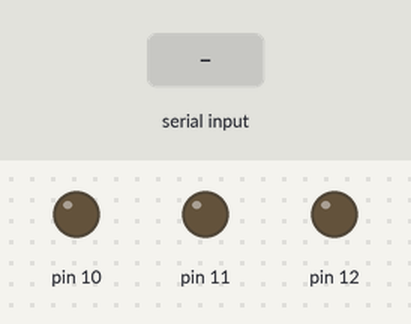
This sketch was run on a simulated Arduino Uno, built with avr-gcc and run on an emulated ATmega328P. On the bench: output pins drawn as LEDs (lit = HIGH). Inputs (shaded band) come from the test bench.

Above: at 1.2 s.
1.3 s: "<10>" received over Serial
At 1.9 s:
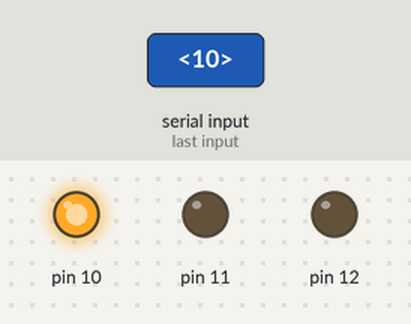
2.8 s: "<12>" received over Serial
At 4.0 s:
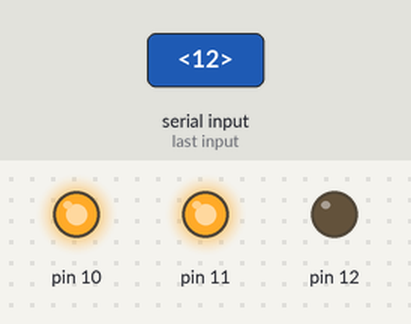
4.3 s: "<11>" received over Serial
At 5.4 s:
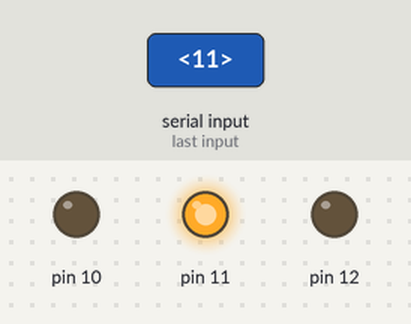
5.8 s: "<14>" received over Serial
At 6.5 s:
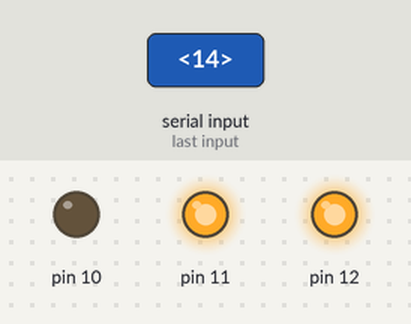
7.3 s: "<13>" received over Serial
At 7.7 s:
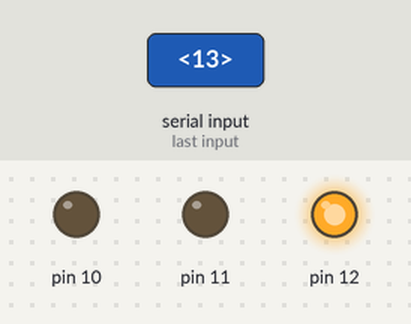
8.8 s: "<10>" received over Serial
At 10.0 s:
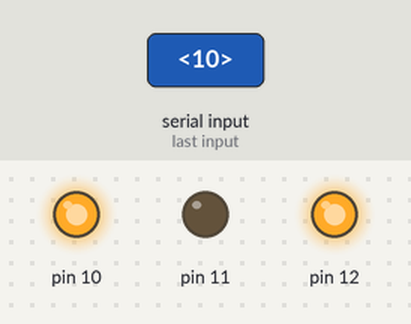
Timing chart, 0 to 11.3 s (numbered marks = the images above; inputs shaded):
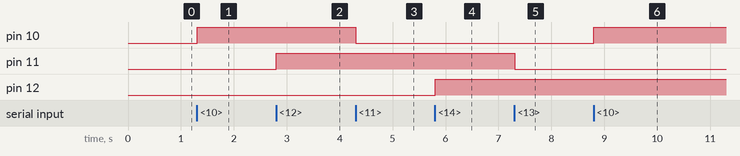

Measured:
- after the input at 1.3 s, pin 10: LOW → HIGH at once
- after the input at 2.8 s, pin 11: LOW → HIGH at once
- after the input at 4.3 s, pin 10: HIGH → LOW at once
- after the input at 5.8 s, pin 12: LOW → HIGH at once
- after the input at 7.3 s, pin 11: HIGH → LOW at once
- after the input at 8.8 s, pin 10: LOW → HIGH at once

The sketch:

X.ino
```cpp
//X-Control v1.0
//Arduino Code
//Developed by Aravind.V.S
//www.aravindvs.com
//Do whatever you want to!

float tempC,t1,t2;
int tempPin = 0;
int threshold=0,inbyte,x=0;
const char startOfNumberDelimiter = '<';
const char endOfNumberDelimiter   = '>';
void setup()
{
Serial.begin(9600); //opens serial port, sets data rate to 9600 bps
pinMode(10,OUTPUT);
pinMode(11,OUTPUT);
pinMode(12,OUTPUT);
}

void loop()
{
if (Serial.available ())
{
processInput ();
}
delay(1);
}


void processNumber (const long n)
  {
threshold=n;

if(n==10)
 {
 digitalWrite(13,HIGH);
 digitalWrite(10,HIGH);
 }
if(n==11)
{
 digitalWrite(10,LOW);
 digitalWrite(13,LOW);
}

if(n==12)
 {
 digitalWrite(11,HIGH);
 }
if(n==13)
{
 digitalWrite(11,LOW);
}
if(n==14)
 {
 digitalWrite(12,HIGH);
 }
if(n==15)
{
 digitalWrite(12,LOW);
}


if(n==20)
 getTemp();
}

void getTemp()
{
t1 = analogRead(tempPin); //read the value from the sensor
t2 = analogRead(tempPin);
tempC=t1;
tempC = (5.0 * tempC * 100.0)/1023.0; //convert the analog data to temperature
tempC=floor(tempC);
if(x!=tempC)
{
Serial.print("A");
Serial.print(tempC); //send the data to the computer
Serial.print("B");
x=tempC;
}
}

void processInput ()
  {
  static long receivedNumber = 0;
  static boolean negative = false;

  byte c = Serial.read ();

  switch (c)
    {

    case endOfNumberDelimiter:
      if (negative)
        processNumber (- receivedNumber);
      else
        processNumber (receivedNumber);

    // fall through to start a new number
    case startOfNumberDelimiter:
      receivedNumber = 0;
      negative = false;
      break;

    case '0' ... '9':
      receivedNumber *= 10;
      receivedNumber += c - '0';
      break;

    case '-':
      negative = true;
      break;

    } // end of switch
  }  // end of processInput
```
